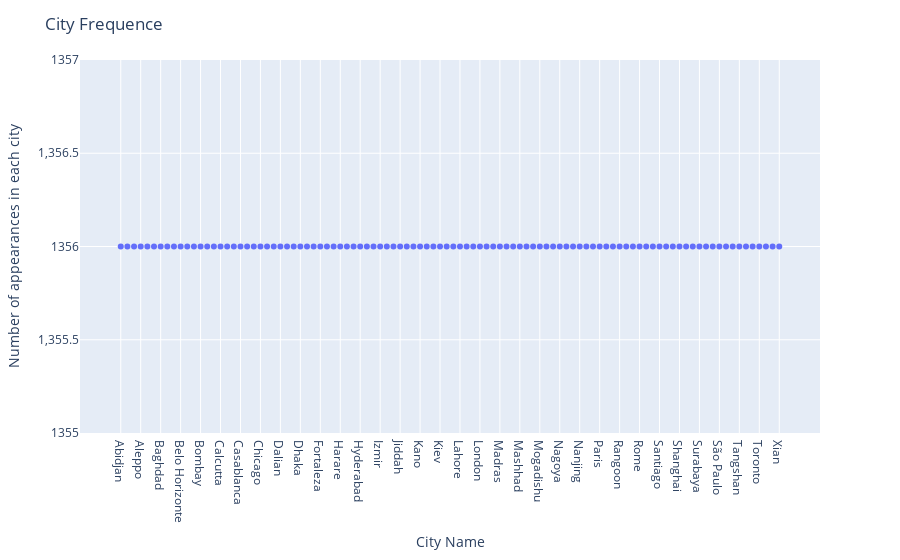

Notebook source saved alongside this figure:
### Code cell
# visualize to see if there is outlier 
fig1 = px.scatter(MajorCity2, x='City', y='datetime')
fig1.update_layout(
    title="City Frequence",
    xaxis_title="City Name",
    yaxis_title="Number of appearances in each city")
fig1.show()

### Figure 1 — Plotly figure (JSON) as saved in the notebook; plotly's stock layout.template omitted (floating-point values rounded to 4 significant figures)
{"data": [{"hovertemplate": "City=%{x}<br>datetime=%{y}<extra></extra>", "legendgroup": "", "marker": {"color": "#636efa", "symbol": "circle"}, "mode": "markers", "name": "", "orientation": "v", "showlegend": false, "type": "scatter", "x": ["Abidjan", "Addis Abeba", "Ahmadabad", "Aleppo", "Alexandria", "Ankara", "Baghdad", "Bangalore", "Bangkok", "Belo Horizonte", "Berlin", "Bogotá", "Bombay", "Brasília", "Cairo", "Calcutta", "Cali", "Cape Town", "Casablanca", "Changchun", "Chengdu", "Chicago", "Chongqing", "Dakar", "Dalian", "Dar Es Salaam", "Delhi", "Dhaka", "Durban", "Faisalabad", "Fortaleza", "Gizeh", "Guangzhou", "Harare", "Harbin", "Ho Chi Minh City", "Hyderabad", "Ibadan", "Istanbul", "Izmir", "Jaipur", "Jakarta", "Jiddah", "Jinan", "Kabul", "Kano", "Kanpur", "Karachi", "Kiev", "Kinshasa", "Lagos", "Lahore", "Lakhnau", "Lima", "London", "Los Angeles", "Luanda", "Madras", "Madrid", "Manila", "Mashhad", "Melbourne", "Mexico", "Mogadishu", "Montreal", "Moscow", "Nagoya", "Nagpur", "Nairobi", "Nanjing", "New Delhi", "New York", "Paris", "Peking", "Pune", "Rangoon", "Rio De Janeiro", "Riyadh", "Rome", "Saint Petersburg", "Salvador", "Santiago", "Santo Domingo", "Seoul", "Shanghai", "Shenyang", "Singapore", "Surabaya", "Surat", "Sydney", "São Paulo", "Taipei", "Taiyuan", "Tangshan", "Tianjin", "Tokyo", "Toronto", "Umm Durman", "Wuhan", "Xian"], "xaxis": "x", "y": [1356, 1356, 1356, 1356, 1356, 1356, 1356, 1356, 1356, 1356, 1356, 1356, 1356, 1356, 1356, 1356, 1356, 1356, 1356, 1356, 1356, 1356, 1356, 1356, 1356, 1356, 1356, 1356, 1356, 1356, 1356, 1356, 1356, 1356, 1356, 1356, 1356, 1356, 1356, 1356, 1356, 1356, 1356, 1356, 1356, 1356, 1356, 1356, 1356, 1356, 1356, 1356, 1356, 1356, 1356, 1356, 1356, 1356, 1356, 1356, 1356, 1356, 1356, 1356, 1356, 1356, 1356, 1356, 1356, 1356, 1356, 1356, 1356, 1356, 1356, 1356, 1356, 1356, 1356, 1356, 1356, 1356, 1356, 1356, 1356, 1356, 1356, 1356, 1356, 1356, 1356, 1356, 1356, 1356, 1356, 1356, 1356, 1356, 1356, 1356], "yaxis": "y"}], "layout": {"legend": {"tracegroupgap": 0}, "margin": {"t": 60}, "title": {"text": "City Frequence"}, "xaxis": {"anchor": "y", "domain": [0, 1], "title": {"text": "City Name"}}, "yaxis": {"anchor": "x", "domain": [0, 1], "title": {"text": "Number of appearances in each city"}}}}
